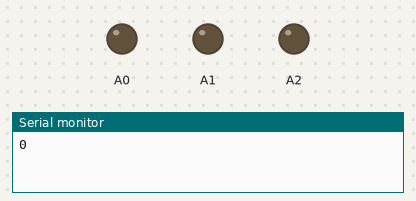
This sketch was run on a simulated Arduino Uno, built with avr-gcc and run on an emulated ATmega328P. Shown: output pins drawn as LEDs (lit = HIGH), the last lines printed to the serial monitor.

Above: at 0.1 s.
At 5.1 s:
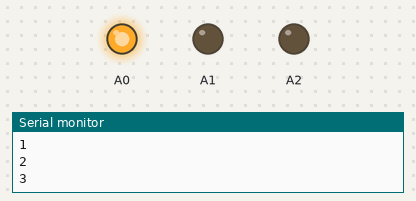
At 5.6 s:
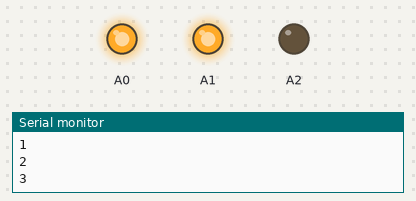
At 6.1 s:
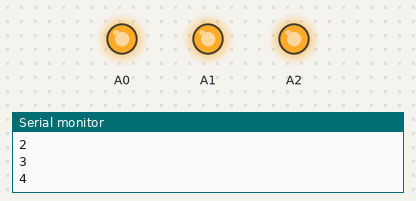
Timing chart, 0 to 7.6 s (numbered marks = the images above):
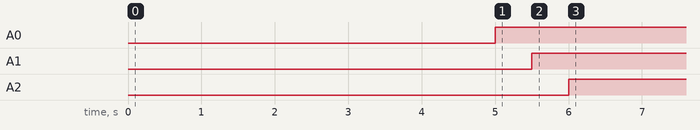

Measured:
- by itself, A0: LOW → HIGH at 5.0 s
- by itself, A1: LOW → HIGH at 5.5 s
- by itself, A2: LOW → HIGH at 6.0 s

The sketch:

rgbRand.ino
```cpp
int write[] = {A0, A1, A2};


void setup(){
    for(int i : write){
        pinMode(i, OUTPUT);
    }
    Serial.begin(9600);
}

int value = 0;
void loop(){
    Serial.println(value);
    //analogWrite(write[1], value);
    for(int i : write){
      delay(500);
      pinMode(i, value);
    }
    value++;
}
```
